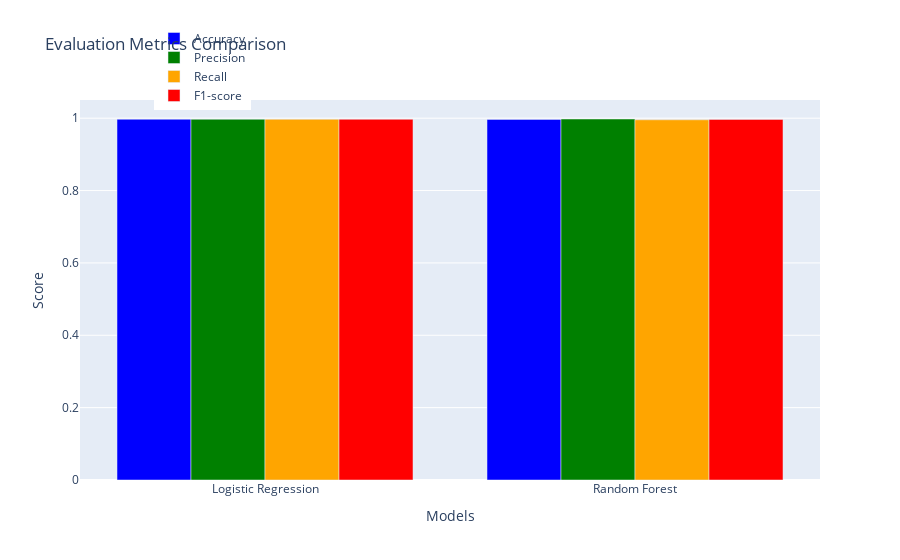

Write notebook code for a chart like this one.
### Code cell
import plotly.graph_objects as go

# List of evaluation metrics and their values for both models
models = ['Logistic Regression', 'Random Forest']
accuracy = [logreg_accuracy, rf_accuracy]
precision = [logreg_precision, rf_precision]
recall = [logreg_recall, rf_recall]
f1 = [logreg_f1, rf_f1]

# Create a figure with subplots
fig = go.Figure()

# Add traces for each evaluation metric
fig.add_trace(go.Bar(x=models, y=accuracy, name='Accuracy', marker_color='blue'))
fig.add_trace(go.Bar(x=models, y=precision, name='Precision', marker_color='green'))
fig.add_trace(go.Bar(x=models, y=recall, name='Recall', marker_color='orange'))
fig.add_trace(go.Bar(x=models, y=f1, name='F1-score', marker_color='red'))

# Update layout
fig.update_layout(title='Evaluation Metrics Comparison',
                  xaxis_title='Models',
                  yaxis_title='Score',
                  barmode='group',
                  legend=dict(x=0.1, y=1.2),
                  font=dict(size=12)
                  )

# Show the interactive plot
fig.show()

### Figure 1 — Plotly figure (JSON) as saved in the notebook; plotly's stock layout.template omitted (floating-point values rounded to 4 significant figures)
{"data": [{"marker": {"color": "blue"}, "name": "Accuracy", "type": "bar", "x": ["Logistic Regression", "Random Forest"], "y": [0.997, 0.9966]}, {"marker": {"color": "green"}, "name": "Precision", "type": "bar", "x": ["Logistic Regression", "Random Forest"], "y": [0.997, 0.9978]}, {"marker": {"color": "orange"}, "name": "Recall", "type": "bar", "x": ["Logistic Regression", "Random Forest"], "y": [0.997, 0.9955]}, {"marker": {"color": "red"}, "name": "F1-score", "type": "bar", "x": ["Logistic Regression", "Random Forest"], "y": [0.997, 0.9966]}], "layout": {"barmode": "group", "font": {"size": 12}, "legend": {"x": 0.1, "y": 1.2}, "title": {"text": "Evaluation Metrics Comparison"}, "xaxis": {"title": {"text": "Models"}}, "yaxis": {"title": {"text": "Score"}}}}
